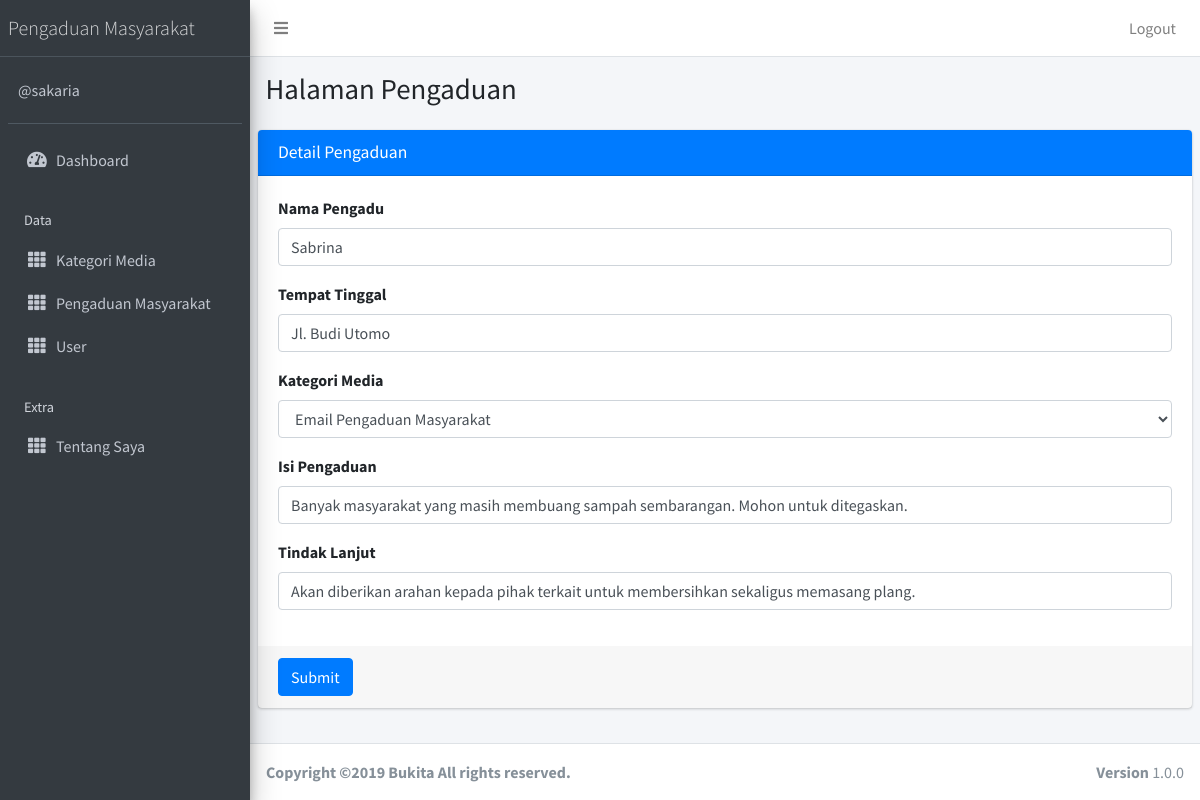
Page /public/pengaduan/edit/3 (signed in) on the committed database.
### tables this page shows
CREATE TABLE `pengaduan` (
  `id` int(11) NOT NULL,
  `nama_pengadu` varchar(50) NOT NULL,
  `tempat_tinggal` varchar(50) NOT NULL,
  `kategori_id` int(11) NOT NULL,
  `isi_pengaduan` varchar(100) NOT NULL,
  `tindak_lanjut` varchar(100) NOT NULL
);

CREATE TABLE `kategori` (
  `id` int(11) NOT NULL,
  `nama_kategori` varchar(50) NOT NULL
);

### app/core/Controller.php (called while the page is built, shortened)
<?php
class Controller{
	public function view($view, $data = [])
	{
		require_once '../app/views/' . $view . '.php';
	}
	public function model($model)
	{
		return new $model;
	}
}

### app/controllers/Pengaduan.php (called while the page is built, shortened)
<?php
class Pengaduan extends Controller {
	public function edit($id){
		$data['title'] = 'Detail Pengaduan';
		$data['kategori'] = $this->model('KategoriModel')->getAllKategori();
		$data['pengaduan'] = $this->model('PengaduanModel')->getPengaduanById($id);
		$this->view('pengaduan/edit', $data);
	}
}

### app/core/App.php (called while the page is built, shortened)
<?php
class App{
	protected $method = 'index';
	protected $params = [];
	public function __construct(){
		$url = $this->parseURL();
		if(file_exists('../app/controllers/' . $url[0] . '.php')){
			unset($url[0]);
		}
		$this->controller = new $this->controller;
		if(isset($url[1])){
			if(method_exists($this->controller, $url[1])){
				$this->method = $url[1];
				unset($url[1]);
			}
		}
		if(!empty($url)){
			$this->params = array_values($url);
		}
		call_user_func_array([$this->controller, $this->method], $this->params);
	}
	public function parseURL(){
		if( isset($_GET['url'])){
			$url = rtrim($_GET['url'], '/');
			$url = filter_var($url, FILTER_SANITIZE_URL);
			$url = explode('/',$url);
			return $url;
		}
	}
}

### public/index.php (called while the page is built, shortened)
<?php
$app = new App;

### app/core/Database.php (called while the page is built, shortened)
<?php
class Database{
	private $host = DB_HOST;
	private $user = DB_USER;
	private $pass = DB_PASS;
	private $dbnm = DB_NAME;
	private $dbh;
	private $stmt;
	public function __construct()
	{
		$dsn = 'mysql:host='. $this->host .';dbname='. $this->dbnm;
		$option = [
			PDO::ATTR_PERSISTENT => true,
			PDO::ATTR_ERRMODE => PDO::ERRMODE_EXCEPTION
		];
		try{
			$this->dbh = new PDO($dsn,$this->user,$this->pass, $option);
		}catch(PDOException $e){
			die($e->getMessage());
		}
	}
	public function query($query)
	{
		$this->stmt = $this->dbh->prepare($query);
	}
	public function bind($param, $value, $type = null){
		if(is_null($type)){
			switch (true) {
				default:
					$type = PDO::PARAM_STR;
			}
		}
		$this->stmt->bindValue($param, $value, $type);
	}
	public function execute()
	{
		$this->stmt->execute();
	}
	public function resultSet()
	{
		$this->execute();
		return $this->stmt->fetchAll(PDO::FETCH_ASSOC);
	}
	public function single()
	{
		$this->execute();
		return $this->stmt->fetch(PDO::FETCH_ASSOC);
	}
}

### app/models/PengaduanModel.php (called while the page is built, shortened)
<?php
class PengaduanModel {
	private $table = 'pengaduan';
	private $db;
	public function __construct()
	{
		$this->db = new Database;
	}
	public function getPengaduanById($id)
	{
		$this->db->query('SELECT * FROM ' . $this->table . ' WHERE id=:id');
		$this->db->bind('id',$id);
		return $this->db->single();
	}
}

### app/models/KategoriModel.php (called while the page is built, shortened)
<?php
class KategoriModel {
	private $table = 'kategori';
	private $db;
	public function __construct()
	{
		$this->db = new Database;
	}
	public function getAllKategori()
	{
		$this->db->query('SELECT * FROM ' . $this->table);
		return $this->db->resultSet();
	}
}

### app/views/pengaduan/edit.php (the view, shortened to what this page needs)
  <div class="content-wrapper">
    <section class="content-header">
      <div class="container-fluid">
        <div class="row mb-2">
          <div class="col-sm-6">
            <h1>Halaman Pengaduan</h1>
          </div>
        </div>
      </div>
    </section>
    <section class="content">
<div class="card card-primary">
              <div class="card-header">
                <h3 class="card-title"><?= $data['title']; ?></h3>
              </div>
              <form role="form" action="<?= base_url; ?>/pengaduan/updatePengaduan" method="POST" enctype="multipart/form-data">
                <div class="card-body">
                  <div class="form-group">
                    <label >Nama Pengadu</label>
                    <input type="text" class="form-control" placeholder="Masukkan nama pengadu..." name="nama_pengadu" value="<?= $data['pengaduan']['nama_pengadu'];?>">
                  </div>
                  <div class="form-group">
                    <label >Tempat Tinggal</label>
                    <input type="text" class="form-control" placeholder="Masukkan tempat tinggal..." name="tempat_tingga;" value="<?= $data['pengaduan']['tempat_tinggal'];?>">
                  </div>
                  <div class="form-group">
                    <label >Kategori Media</label>
                    <select class="form-control" name="kategori_id">
                         <?php foreach ($data['kategori'] as $row) :?>
                        <option value="<?= $row['id']; ?>" <?php if($data['pengaduan']['kategori_id'] == $row['id']) { echo "selected"; } ?>><?= $row['nama_kategori']; ?></option>
                      <?php endforeach; ?>
                    </select>
                  </div>
                  <div class="form-group">
                    <label >Isi Pengaduan</label>
                    <input type="text" class="form-control" placeholder="Masukkan isi pengaduan..." name="isi_pengaduan" value="<?= $data['pengaduan']['isi_pengaduan'];?>">
                  </div>
                  <div class="form-group">
                    <label >Tindak Lanjut</label>
                    <input type="text" class="form-control" placeholder="Masukkan tindak lanjut..." name="tindak_lanjut" value="<?= $data['pengaduan']['tindak_lanjut'];?>">
                  </div>
                </div>
                <div class="card-footer">
                  <button type="submit" class="btn btn-primary">Submit</button>
                </div>
              </form>
            </div>
    </section>
  </div>

### rows in the picture
pengaduan: nama_pengadu "Sabrina", tempat_tinggal "Jl. Budi Utomo", kategori_id "Email Pengaduan Masyarakat", isi_pengaduan "Banyak masyarakat yang masih membuang sampah sembarangan. Mohon untuk ditegaskan.", tindak_lanjut "Akan diberikan arahan kepada pihak terkait untuk membersihkan sekaligus memasang plang."

### other values in the picture
$data['title'] "Detail Pengaduan"
